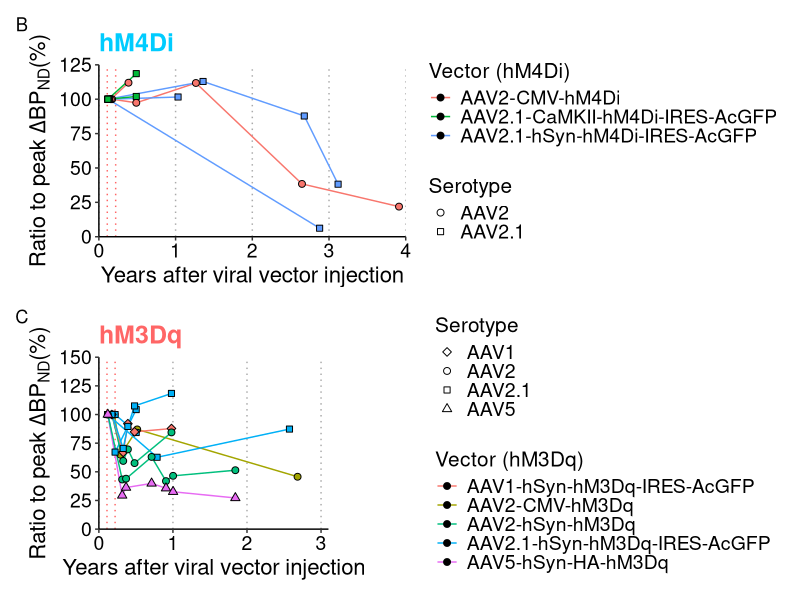

Source code (R):
library(tidyverse)
library(ggplot2)
library(patchwork)

#variables
xlab2=expression(paste("Years after viral vector injection"))
x1=40/365.25
x2=80/365.25
m3figratio=c(3.7,1)
m3shapeidx=c(23,21,22,24,25)
m4shapeidx=c(21,22)
M3color="#FF6666"
M4color="#00CCFF"
M4negative="#004ACC"

#data import
df=read.csv(file="fig2_df.csv") 

df_m3=df %>%
  dplyr::filter(dreadd=="hM3Dq")

df_m4=df %>%
  dplyr::filter(dreadd=="hM4Di")

# make figures
g_m3_ratio = ggplot(df_m3,aes(x=year,y=ratio,group=idxregion))+
  geom_vline(xintercept=c(x1,x2),linetype="dotted",color="#FF6666")+
  geom_line(aes(color=vector))+
  geom_point(size=2,aes(shape=serotype2,fill = vector))+
  #テーマの設定
  theme_classic()+
  theme(
    strip.background = element_blank(),
    strip.text = element_text(size=16),
    legend.position = "right",
    legend.box = "vertical",
    legend.title = element_text(size=15),
    legend.text=element_text(size=14),
    legend.key.height = unit(4,"mm"), 
    plot.title = element_text(color=M3color,face="bold",size=18),
    panel.grid.major.x = element_line(color="#AAAAAA",linetype="dotted"),
    panel.grid.major.y = element_blank(),
    panel.grid.minor = element_blank(),
    panel.background = element_blank(),
    axis.text=element_text(size=14,color="black"),
    axis.title=element_text(size=16)
    )+
  scale_y_continuous(limits=c(0,150),breaks=seq(0,150,25),expand=c(0,NA))+
  scale_x_continuous(limits=c(0,3.1),breaks=seq(0,5,1),expand=c(0,0))+
  scale_shape_manual(values=m3shapeidx)+
  labs(
    title="hM3Dq",
    x=xlab2,
    y=expression(paste("Ratio to peak ",Delta,{BP[ND]},"(%)")),
    color="Vector (hM3Dq)",
    fill="Vector (hM3Dq)",
    shape="Serotype"
  )

g_m4_ratio = ggplot(df_m4,aes(x=year,y=ratio,group=idxregion))+
  geom_vline(xintercept=c(x1,x2),linetype="dotted",color="#FF6666")+
  geom_line(aes(color=vector))+
  geom_point(size=2,aes(shape=serotype2,fill = vector))+
  #テーマの設定
  theme_classic()+
  theme(
    strip.background = element_blank(),
    strip.text = element_text(size=16),
    legend.position = "right",
    legend.box = "vertical",
    legend.title = element_text(size=15),
    legend.text=element_text(size=14),
    legend.key.height = unit(4,"mm"), 
    plot.title = element_text(color=M4color,face="bold",size=18),
    panel.grid.major.x= element_line(color="#AAAAAA",linetype="dotted"),
    panel.grid.major.y= element_blank(),
    panel.grid.minor = element_blank(),
    panel.background = element_blank(),
    axis.text=element_text(size=14,color="black"),
    axis.title=element_text(size=16)
    )+
  scale_y_continuous(limits=c(0,125),breaks=seq(0,150,25),expand=c(0,NA))+
  scale_x_continuous(limits=c(0,4),breaks=seq(0,5,1),expand=c(0,NA))+
  scale_shape_manual(values=m4shapeidx)+
  labs(
    title="hM4Di",
    x=xlab2,
    y=expression(paste("Ratio to peak ",Delta,{BP[ND]},"(%)")),
    color="Vector (hM4Di)",
    fill="Vector (hM4Di)",
    shape="Serotype"
  )

gfig2_ratio=g_m4_ratio/(g_m3_ratio+plot_spacer()+plot_layout(guides="collect",widths=m3figratio))+
  plot_annotation(tag_levels = list(c("B","C")),theme=theme(plot.tag = element_text(size=18)))

gfig2_ratio
